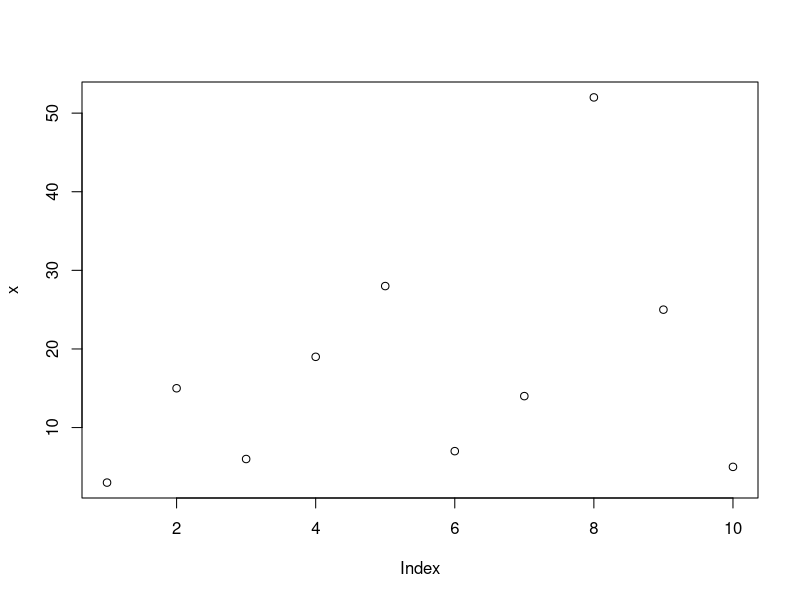
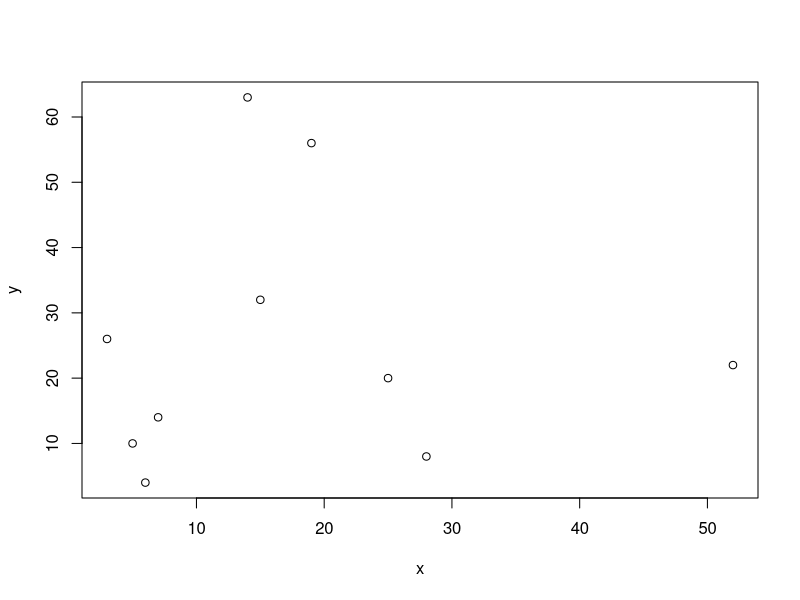
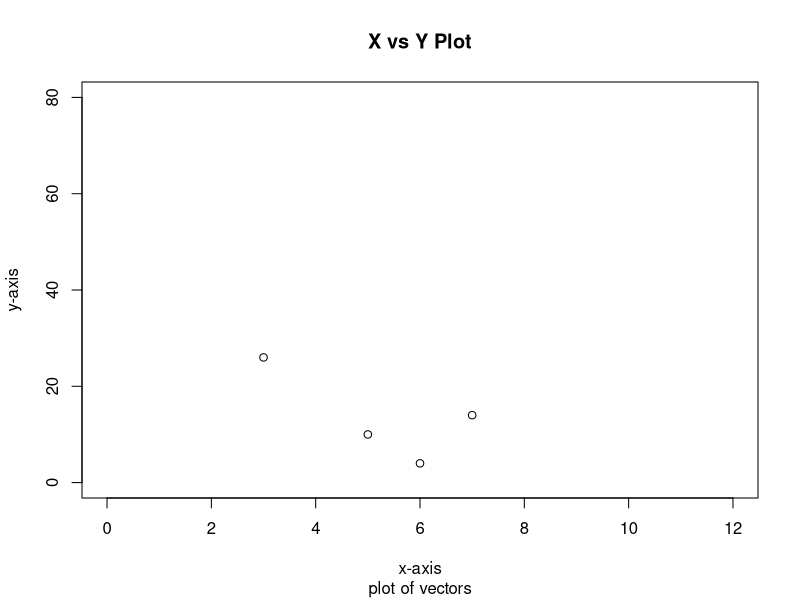
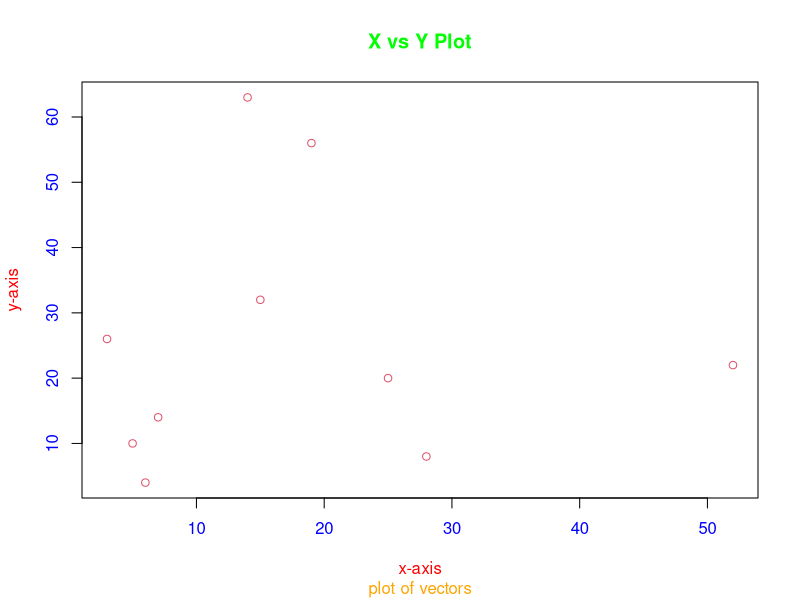
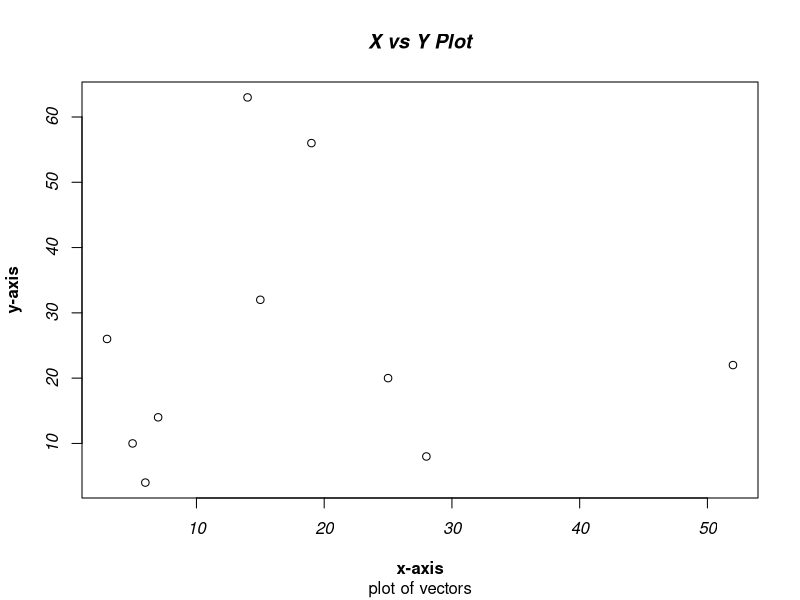
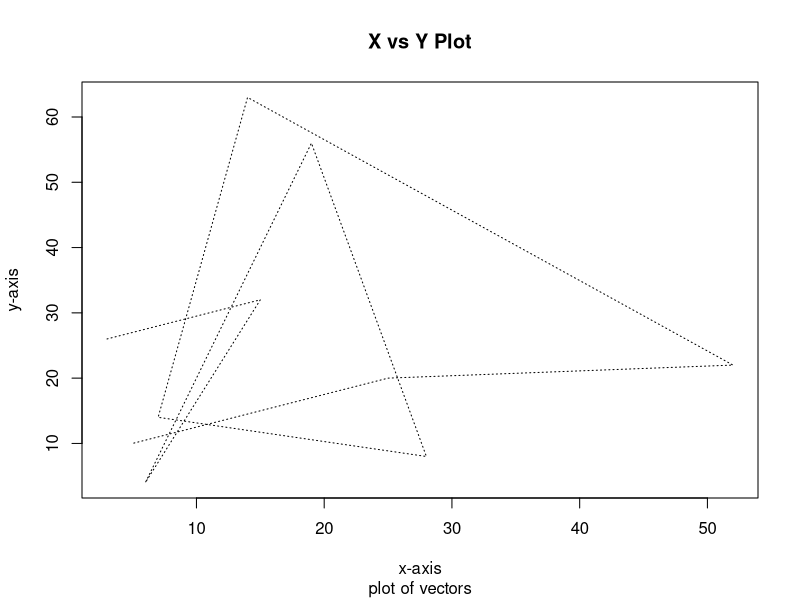
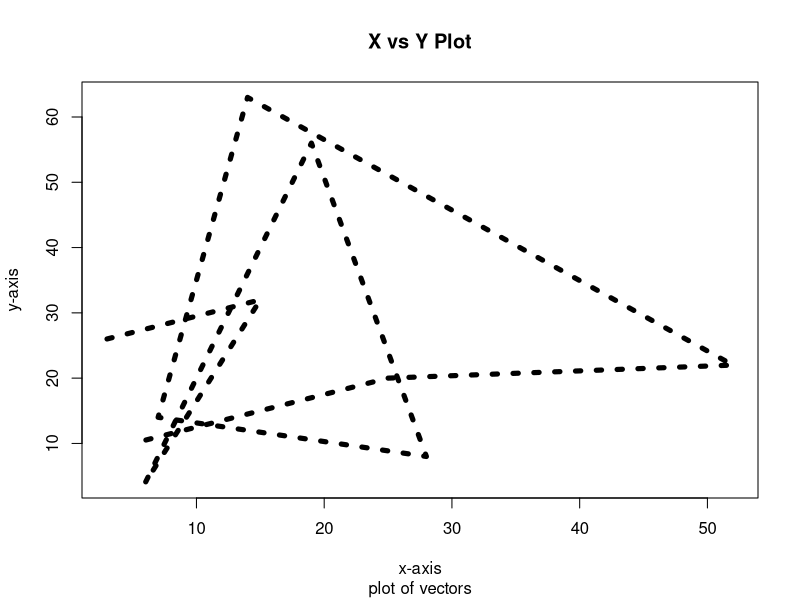
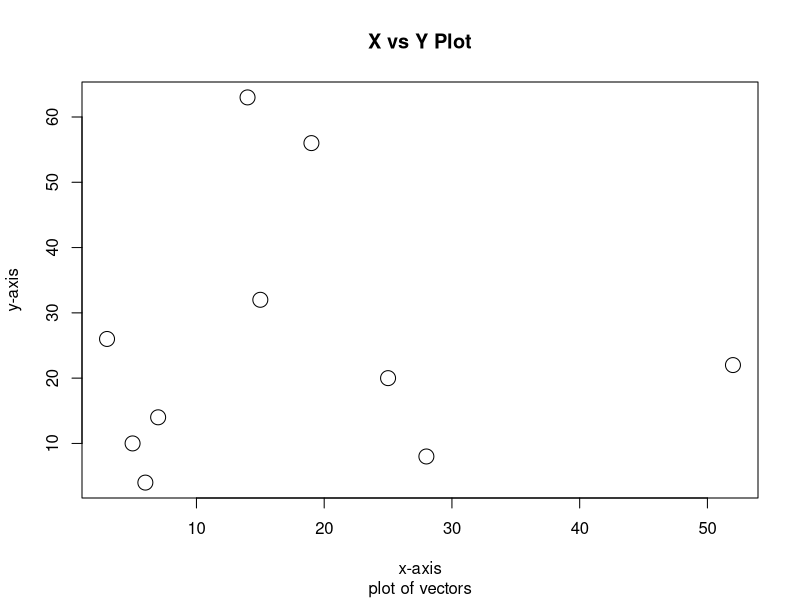

Reproduce these figures in R, in order.
# initialise vectors

x<-c(3,15,6,19,28,7,14,52,25,5)
plot(x)

y<-c(26,32,4,56,8,14,63,22,20,10)
plot(x,y)

# adding labels, main text and limit x and y
plot(x,y,xlab="x-axis", ylab="y-axis",main="X vs Y Plot", sub = "plot of vectors",xlim=c(0,12),ylim=c(0,80)) 

# adding colors to plot
# col --> grafik üzerindeki noktalar kırmızı (10) oldu
# col.lab --> y ve x ekseni açıklama yazıları kırmızı (red) oldu
# col.sub --> grafiğin altındaki açıklama turuncu (orange) oldu
# col.axis --> x ve y ekseninde yer alan değerler mavi (blue) oldu
# col.main --> Grafiğin en üstünde yer alan yazı yeşil (green) oldu
plot(x,y,col=10,xlab="x-axis", ylab="y-axis",main="X vs Y Plot", sub = "plot of vectors",col.lab="red",col.sub="orange",col.axis="blue",col.main="green") 

# adding fonts
# font --> 1:plain, 2:bold, 3:italic, 4:bold italic, 5:symbol
plot(x,y,xlab="x-axis", ylab="y-axis",main="X vs Y Plot", sub = "plot of vectors",font.main=4,font.lab=2,font.axis=3,font.sub=1)

# working with lines
# type="l" --> çizginin türü (line)
# lwd=5 --> line width (çizginin kalınlığı)
# lty --> line type (lty:1 or 'solid', lty:2 or 'dashed', lty:3 or 'dotted', lty:4 or 'dotdash', lty:5 or 'longdash', lty:6 or 'twodash' )
plot(x,y,type="l",lty=3,xlab="x-axis", ylab="y-axis",main="X vs Y Plot", sub = "plot of vectors")
plot(x,y,type="l",lty=3,lwd=5,xlab="x-axis", ylab="y-axis",main="X vs Y Plot", sub = "plot of vectors")



# text and symbol size
# cex=2 --> grafik üzerindeki yuvarlarığın büyüklüğü (1:küçük, 2:daha büyük, ...)
plot(x,y,xlab="x-axis", ylab="y-axis",main="X vs Y Plot", sub = "plot of vectors",cex=2) 
plot(x,y,xlab="x-axis", ylab="y-axis",main="X vs Y Plot", sub = "plot of vectors",cex=2,cex.axis=0.7,cex.sub=1,cex.main=3,cex.lab=2) 

# plotting symbol using pch func.
# pch function is used to control the type of symbols
# pch = 2 --> triangle
# pch = "A" --> A Symbol
plot(x,y,xlab="x-axis", ylab="y-axis",main="X vs Y Plot", sub = "plot of vectors",pch=2) 
plot(x,y,xlab="x-axis", ylab="y-axis",main="X vs Y Plot", sub = "plot of vectors",pch="A") 


# par function can be used to set or query graphical parameters
# mfrow --> fill matrix with row
# mfcol --> fill matrix with column
# mar --> c(bottom,left,top,right)
# tck --> appropriate values between 0-1
# oma --> set size of the outer margins in lines of text
# omd --> region inside outer margins
# pty --> specifying the type of plot region
# mgp --> give the height of line of text
par(mar=c(2,2,2,2),mfrow=c(2,1))
plot(x,main="plot of x")
plot(y,main="plot of y")


par(mar=c(3,4,5,6),mfcol=c(1,2))
plot(x,main="plot of x")
plot(y,main="plot of y")
plot(x,pty="s",main="plot of x")
plot(x,y,xlab="x-axis", ylab="y-axis",main="X vs Y Plot", sub = "plot of vectors",tck=0.2) 
# dev.off() --> Hata veriyor ???
par(mgp=c(0,1,0))
plot(x,y,xlab="x-axis", ylab="y-axis",main="X vs Y Plot", sub = "plot of vectors") 
